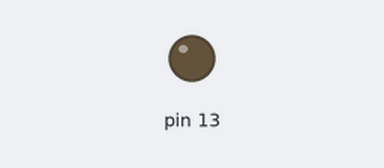
Bench run of a sketch on a simulated Arduino Uno, built with avr-gcc and run on an emulated ATmega328P. Parts: output pins drawn as LEDs (lit = HIGH). EEPROM starts erased.

Above: at 0.0 s.
At 4.4 s:
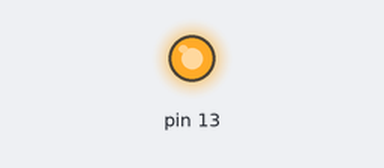
Timing chart, 0 to 6.0 s (numbered marks = the images above):
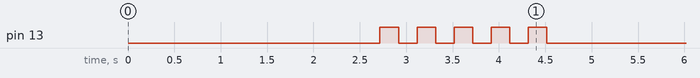

The sketch:

address_storage.ino
```cpp
/*
 * address_storage.ino
 * Eric Ayars
 * 5/22/12
 *
 * Simply writes a list of addresses to the Arduino EEPROM, so that the
 * ThermoPlate.ino program can recall those addresses in the
 * correct order and send data to the computer for plotting.
 *
 */

#include <EEPROM.h>

byte j,k;               // Used for counting loops

// These are the addresses of the 100 sensors on the (current) board,
// in "page" order: the first 10 are the top row, the second 10 the
// next row, and so on.
// Note that this data is only valid for the particular 100 sensors
// on our particular board! You'll have to fill in your own data
// for your own apparatus.
byte addr[100][8] = {
{0x28, 0x0B, 0x15, 0xB0, 0x02, 0x00, 0x00, 0x96},
{0x28, 0x6C, 0x05, 0x0C, 0x03, 0x00, 0x00, 0x84},
{0x28, 0x9F, 0x3D, 0x0C, 0x03, 0x00, 0x00, 0x15},
{0x28, 0xF8, 0x2A, 0x0C, 0x03, 0x00, 0x00, 0x7E},
{0x28, 0x61, 0x0B, 0x0C, 0x03, 0x00, 0x00, 0x6C},
{0x28, 0x4F, 0x50, 0x0C, 0x03, 0x00, 0x00, 0x2C},
{0x28, 0xE7, 0x33, 0x0C, 0x03, 0x00, 0x00, 0x8E},
{0x28, 0x78, 0x06, 0xB0, 0x02, 0x00, 0x00, 0x65},
{0x28, 0x32, 0x54, 0x0C, 0x03, 0x00, 0x00, 0xE1},
{0x28, 0xFC, 0x27, 0x0C, 0x03, 0x00, 0x00, 0x4E},
{0x28, 0xD5, 0x26, 0x0C, 0x03, 0x00, 0x00, 0xA3},
{0x28, 0xBD, 0x0E, 0x0C, 0x03, 0x00, 0x00, 0x07},
{0x28, 0x35, 0x10, 0x0C, 0x03, 0x00, 0x00, 0x92},
{0x28, 0x70, 0x15, 0x0C, 0x03, 0x00, 0x00, 0xDE},
{0x28, 0x5F, 0x08, 0x0C, 0x03, 0x00, 0x00, 0xDC},
{0x28, 0xED, 0x48, 0x0C, 0x03, 0x00, 0x00, 0x5C},
{0x28, 0x3D, 0x1F, 0x0C, 0x03, 0x00, 0x00, 0x5C},
{0x28, 0x56, 0x16, 0x0C, 0x03, 0x00, 0x00, 0x94},
{0x28, 0x86, 0x54, 0x0C, 0x03, 0x00, 0x00, 0x3A},
{0x28, 0xD5, 0x05, 0x0C, 0x03, 0x00, 0x00, 0x15},
{0x28, 0x74, 0x46, 0x0C, 0x03, 0x00, 0x00, 0xD9},
{0x28, 0x48, 0x41, 0x0C, 0x03, 0x00, 0x00, 0x18},
{0x28, 0x92, 0x55, 0x0C, 0x03, 0x00, 0x00, 0x70},
{0x28, 0x12, 0x0D, 0x0C, 0x03, 0x00, 0x00, 0x31},
{0x28, 0x21, 0x0B, 0x0C, 0x03, 0x00, 0x00, 0x19},
{0x28, 0x36, 0x51, 0x0C, 0x03, 0x00, 0x00, 0xEF},
{0x28, 0x44, 0x53, 0x0C, 0x03, 0x00, 0x00, 0x9A},
{0x28, 0x81, 0x54, 0x0C, 0x03, 0x00, 0x00, 0xBF},
{0x28, 0x2F, 0x20, 0x0C, 0x03, 0x00, 0x00, 0x82},
{0x28, 0x90, 0x34, 0x0C, 0x03, 0x00, 0x00, 0xC2},
{0x28, 0x55, 0x1C, 0x0C, 0x03, 0x00, 0x00, 0x70},
{0x28, 0xDC, 0x08, 0x0C, 0x03, 0x00, 0x00, 0x6F},
{0x28, 0x96, 0x26, 0x0C, 0x03, 0x00, 0x00, 0x8F},
{0x28, 0xED, 0x2A, 0x0C, 0x03, 0x00, 0x00, 0xCE},
{0x28, 0x1A, 0x0E, 0x0C, 0x03, 0x00, 0x00, 0xDE},
{0x28, 0xB6, 0x18, 0x0C, 0x03, 0x00, 0x00, 0x1F},
{0x28, 0x9A, 0x4C, 0x0C, 0x03, 0x00, 0x00, 0x5E},
{0x28, 0x6A, 0x50, 0x0C, 0x03, 0x00, 0x00, 0x71},
{0x28, 0x9A, 0x3F, 0x0C, 0x03, 0x00, 0x00, 0x7D},
{0x28, 0x0E, 0x44, 0x0C, 0x03, 0x00, 0x00, 0x0D},
{0x28, 0x03, 0x3F, 0x0C, 0x03, 0x00, 0x00, 0x5A},
{0x28, 0xCF, 0x0F, 0x0C, 0x03, 0x00, 0x00, 0x3C},
{0x28, 0x6F, 0x0C, 0x0C, 0x03, 0x00, 0x00, 0x2E},
{0x28, 0x0F, 0x39, 0x0C, 0x03, 0x00, 0x00, 0xBB},
{0x28, 0xC6, 0x18, 0x0C, 0x03, 0x00, 0x00, 0x87},
{0x28, 0x03, 0x17, 0x0C, 0x03, 0x00, 0x00, 0x9C},
{0x28, 0x62, 0x42, 0x0C, 0x03, 0x00, 0x00, 0x2F},
{0x28, 0x1B, 0x21, 0x0C, 0x03, 0x00, 0x00, 0x7E},
{0x28, 0x78, 0x0C, 0x0C, 0x03, 0x00, 0x00, 0xF0},
{0x28, 0xFF, 0x37, 0x0C, 0x03, 0x00, 0x00, 0x6B},
{0x28, 0x7B, 0x21, 0x0C, 0x03, 0x00, 0x00, 0xBD},
{0x28, 0x5A, 0x35, 0x0C, 0x03, 0x00, 0x00, 0x5F},
{0x28, 0xA3, 0x30, 0x0C, 0x03, 0x00, 0x00, 0x69},
{0x28, 0xFE, 0x46, 0x0C, 0x03, 0x00, 0x00, 0xFC},
{0x28, 0xB9, 0x36, 0x0C, 0x03, 0x00, 0x00, 0x61},
{0x28, 0xD6, 0x0D, 0x0C, 0x03, 0x00, 0x00, 0x72},
{0x28, 0xA2, 0x1A, 0x0C, 0x03, 0x00, 0x00, 0x1B},
{0x28, 0xB8, 0x52, 0x0C, 0x03, 0x00, 0x00, 0x58},
{0x28, 0x3E, 0x4D, 0x0C, 0x03, 0x00, 0x00, 0x13},
{0x28, 0xAC, 0x1D, 0x0C, 0x03, 0x00, 0x00, 0x59},
{0x28, 0x67, 0x57, 0x0C, 0x03, 0x00, 0x00, 0x6A},
{0x28, 0xF1, 0x51, 0x0C, 0x03, 0x00, 0x00, 0xF5},
{0x28, 0x48, 0x09, 0x0C, 0x03, 0x00, 0x00, 0xCF},
{0x28, 0x06, 0x12, 0x0C, 0x03, 0x00, 0x00, 0xA5},
{0x28, 0xE6, 0x0F, 0x0C, 0x03, 0x00, 0x00, 0x1C},
{0x28, 0x26, 0x43, 0x0C, 0x03, 0x00, 0x00, 0x4B},
{0x28, 0x05, 0x19, 0x0C, 0x03, 0x00, 0x00, 0x8C},
{0x28, 0xB6, 0x33, 0x0C, 0x03, 0x00, 0x00, 0x97},
{0x28, 0xB9, 0x11, 0x0C, 0x03, 0x00, 0x00, 0xC8},
{0x28, 0x35, 0x3D, 0x0C, 0x03, 0x00, 0x00, 0x86},
{0x28, 0x0A, 0x4C, 0x0C, 0x03, 0x00, 0x00, 0xEF},
{0x28, 0x59, 0x1D, 0x0C, 0x03, 0x00, 0x00, 0xC0},
{0x28, 0x0B, 0x44, 0x0C, 0x03, 0x00, 0x00, 0xE6},
{0x28, 0x92, 0x1F, 0x0C, 0x03, 0x00, 0x00, 0x24},
{0x28, 0x3B, 0x52, 0x0C, 0x03, 0x00, 0x00, 0xEB},
{0x28, 0x60, 0x41, 0x0C, 0x03, 0x00, 0x00, 0x0F},
{0x28, 0x7F, 0x56, 0x0C, 0x03, 0x00, 0x00, 0x5D},
{0x28, 0x54, 0x42, 0x0C, 0x03, 0x00, 0x00, 0x70},
{0x28, 0x40, 0x51, 0x0C, 0x03, 0x00, 0x00, 0xC5},
{0x28, 0xD8, 0x4C, 0x0C, 0x03, 0x00, 0x00, 0x45},
{0x28, 0x58, 0x57, 0x0C, 0x03, 0x00, 0x00, 0xA3},
{0x28, 0x28, 0x0B, 0x0C, 0x03, 0x00, 0x00, 0x8F},
{0x28, 0x65, 0x44, 0x0C, 0x03, 0x00, 0x00, 0x36},
{0x28, 0x2B, 0x49, 0x0C, 0x03, 0x00, 0x00, 0xBC},
{0x28, 0x32, 0x10, 0x0C, 0x03, 0x00, 0x00, 0x17},
{0x28, 0x7B, 0x1E, 0x0C, 0x03, 0x00, 0x00, 0x56},
{0x28, 0xDC, 0x4D, 0x0C, 0x03, 0x00, 0x00, 0x54},
{0x28, 0x47, 0x43, 0x0C, 0x03, 0x00, 0x00, 0xBF},
{0x28, 0x36, 0x7A, 0xE3, 0x03, 0x00, 0x00, 0xB4},
{0x28, 0x07, 0xC7, 0xAF, 0x02, 0x00, 0x00, 0x94},
{0x28, 0xC1, 0xFF, 0xAF, 0x02, 0x00, 0x00, 0x03},
{0x28, 0x32, 0xF0, 0xAF, 0x02, 0x00, 0x00, 0x47},
{0x28, 0x06, 0xD5, 0xAF, 0x02, 0x00, 0x00, 0x5C},
{0x28, 0x94, 0x3B, 0x0C, 0x03, 0x00, 0x00, 0x71},
{0x28, 0xCF, 0x4D, 0x0C, 0x03, 0x00, 0x00, 0x56},
{0x28, 0x2D, 0x30, 0x0C, 0x03, 0x00, 0x00, 0x90},
{0x28, 0x1C, 0x48, 0x0C, 0x03, 0x00, 0x00, 0x19},
{0x28, 0x43, 0xE7, 0xAF, 0x02, 0x00, 0x00, 0xC5},
{0x28, 0x80, 0x24, 0x0C, 0x03, 0x00, 0x00, 0xE5},
{0x28, 0x0D, 0xD9, 0xAF, 0x02, 0x00, 0x00, 0x85}
};

void setup() {

    for (j=0;j<100;j++) {   // Loop through 100 addresses
        for (k=0;k<8;k++) { // Loop through 8 bytes per address
            EEPROM.write(((j*8)+k), addr[j][k]);
        }
    }

    // Let me know that something happened by flashing the LED.
    pinMode(13, OUTPUT);
    for (j=0;j<5;j++) {
        digitalWrite(13, HIGH);
        delay(200);
        digitalWrite(13, LOW);
        delay(200);
    }
}

void loop() {
    // Loop does nothing.
    delay(1000);
}
```
